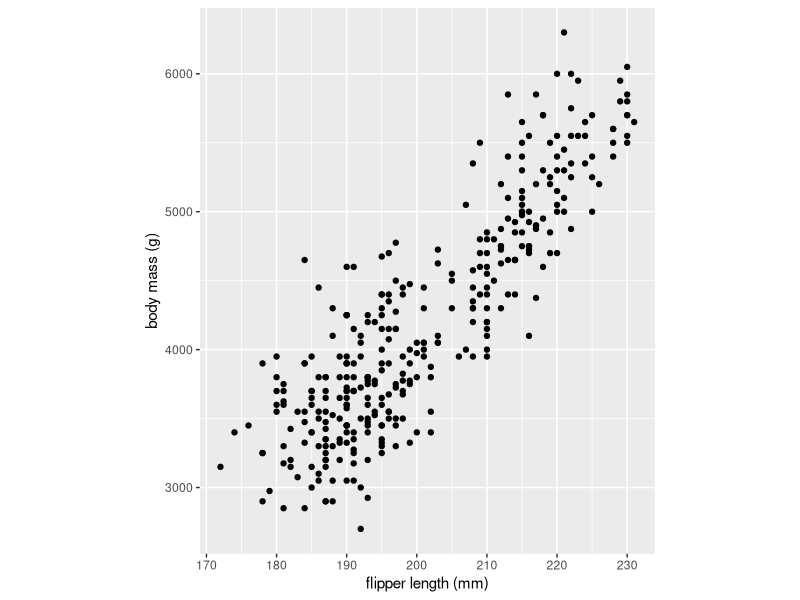
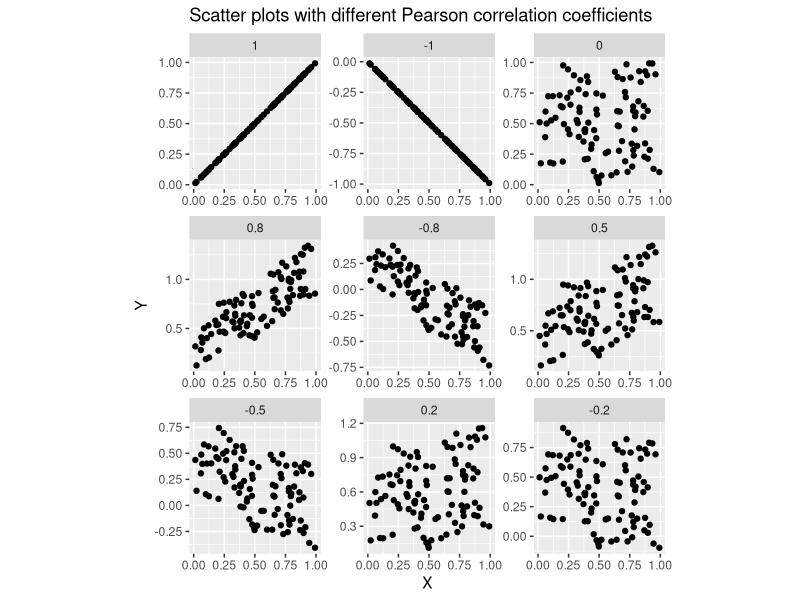
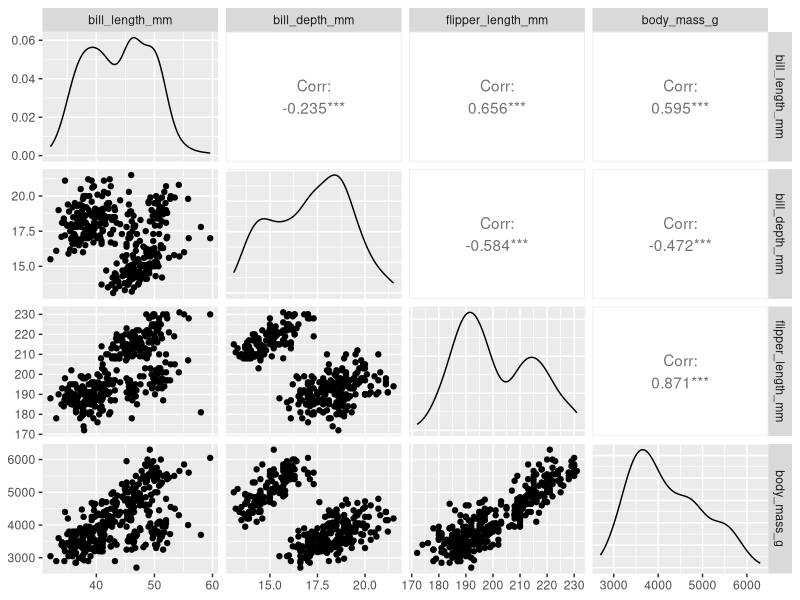
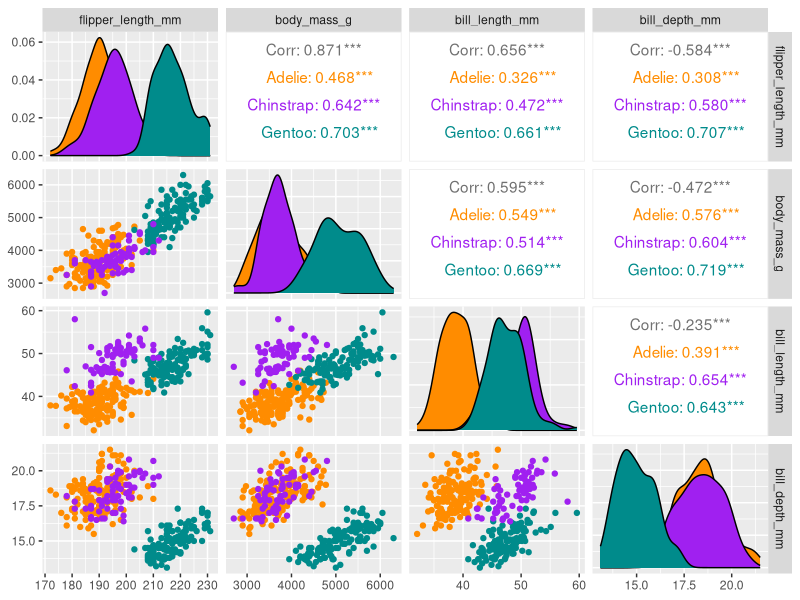
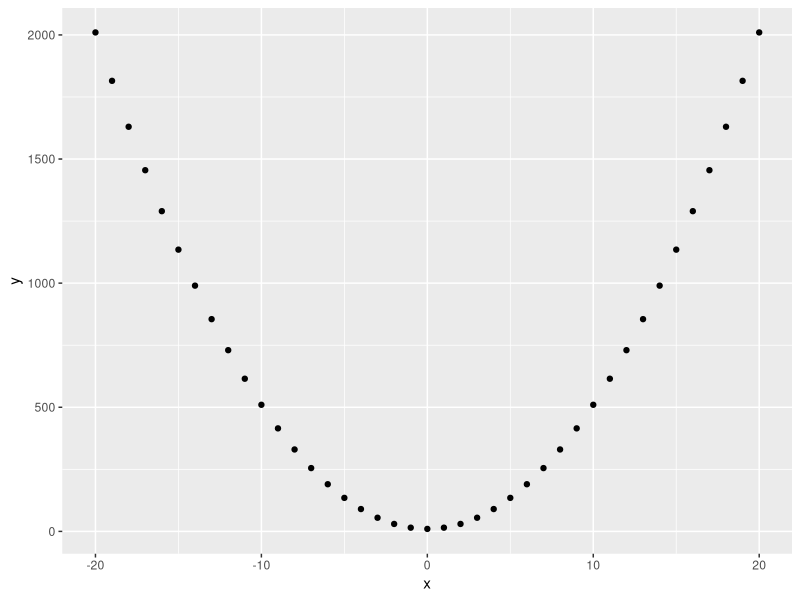

Generate these figures, in order, with R: (Note: this script raises an error after producing the figures.)
## ---- chunk 1
library(palmerpenguins)
library(ggplot2)
penguins |>
  ggplot(aes(y=body_mass_g,
             x=flipper_length_mm)) +
  geom_point() + theme(aspect.ratio = 1.2)+xlab("flipper length (mm)") + ylab("body mass (g)")
## ---- chunk 2
# Load required libraries
library(ggplot2)
library(dplyr)

# Function to generate data with a specified correlation
generate_data <- function(r, n = 100) {
  set.seed(0)
  x <- runif(n)
  if (r == 1) {
    y <- x
  } else if (r == -1) {
    y <- -x
  } else if (r == 0) {
    y <- runif(n)
  } else {
    y <- r * x + sqrt(1 - r^2) * runif(n)
  }
  data.frame(x = x, y = y, r = as.factor(r))
}

# List of correlation coefficients to plot
correlation_coefficients <- c(1, -1, 0, 0.8, -0.8, 0.5, -0.5, 0.2, -0.2)

# Generate data for each correlation coefficient
data <- bind_rows(lapply(correlation_coefficients, generate_data))

# Plot using ggplot2
plot <- ggplot(data, aes(x = x, y = y)) +
  geom_point() +
  facet_wrap(~ r, scales = 'free') +
  labs(title = 'Scatter plots with different Pearson correlation coefficients',
       x = 'X', y = 'Y') +
  theme(aspect.ratio = 1)

# Display the plot
print(plot)

## ---- chunk 3
correlation_data <- data.frame(
  r_value = c("r = 1", "1 > r ≥ 0.8", "0.8 > r ≥ 0.4", "0.4 > r > 0", "r = 0", 
              "0 > r ≥ -0.4", "-0.4 > r ≥ -0.8", "-0.8 > r > -1", "r = -1"),
  interpretation = c("Perfect positive linear correlation", 
                     "Strong positive linear correlation", 
                     "Moderate positive linear correlation", 
                     "Weak positive linear correlation", 
                     "No correlation", 
                     "Weak negative linear correlation", 
                     "Moderate negative linear correlation", 
                     "Strong negative linear correlation", 
                     "Perfect negative linear correlation")
)

correlation_data |> knitr::kable()
## ---- chunk 4
library(GGally)
# Create pairwise scatterplot matrix using GGally
# Selecting numerical columns using dplyr
penguins_numeric <- penguins |>
  select_if(is.numeric) |>
  select(-year)

# Create pairwise scatterplot matrix using GGally
ggpairs(penguins_numeric)
## ---- chunk 5
penguins |>
  select(species, body_mass_g, ends_with("_mm")) |>
  GGally::ggpairs(aes(color = species),
          columns = c("flipper_length_mm", "body_mass_g", 
                      "bill_length_mm", "bill_depth_mm")) +
  scale_colour_manual(values = c("darkorange","purple","cyan4")) +
  scale_fill_manual(values = c("darkorange","purple","cyan4"))

## ---- chunk 6
x = -20:20
y = 5*(x^2) + 10
df <- data.frame(x=x, y=y)
ggplot(df, aes(x=x, y=y)) + geom_point()

## ---- chunk 7
knitr::include_graphics("images.png")
